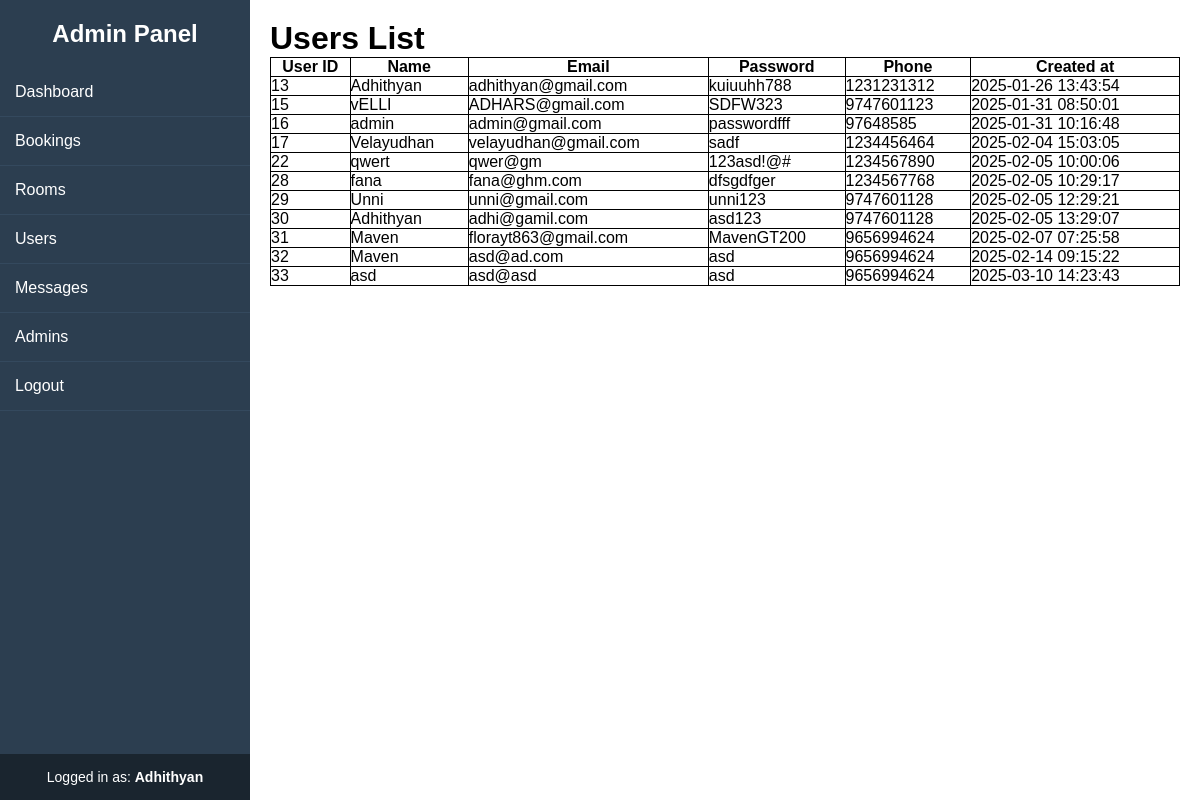
Page /admin/users.php (signed in) on the earlier database version.
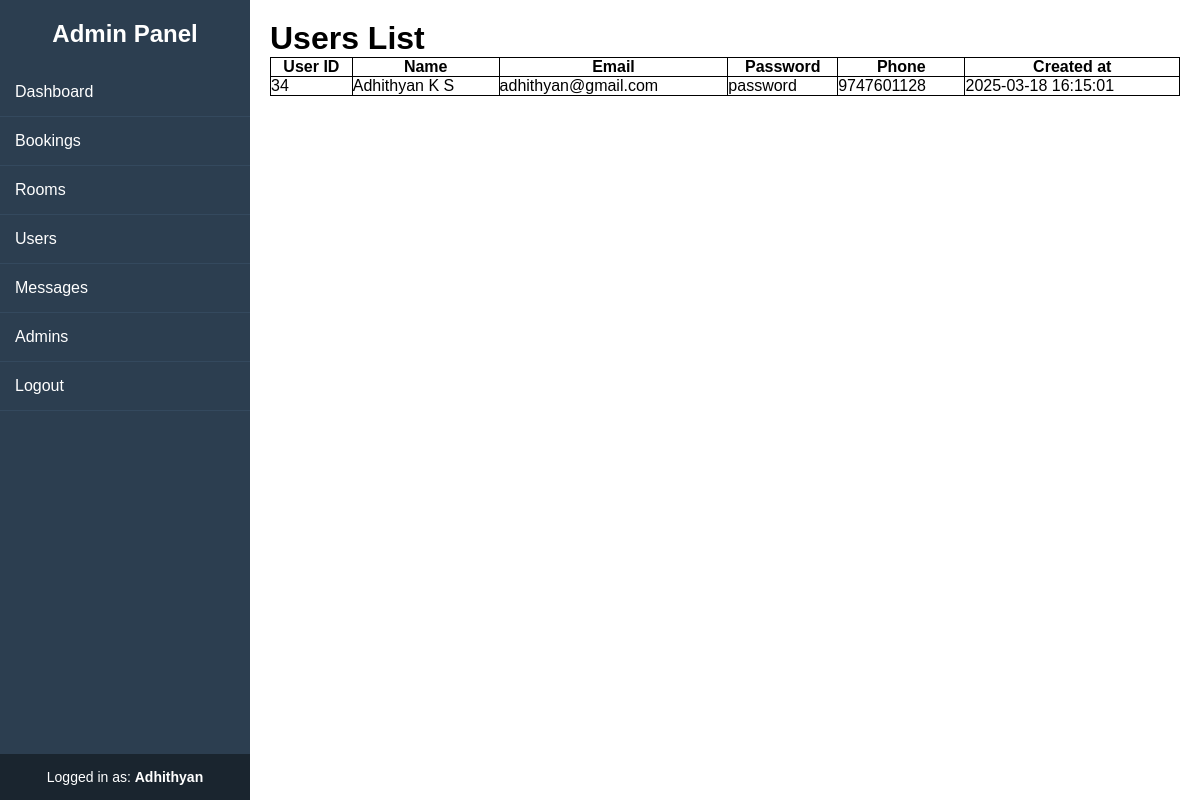
Same page on the later database version.
### tables this page shows
CREATE TABLE `users` (
  `user_id` int(11) NOT NULL,
  `name` varchar(50) NOT NULL,
  `email` varchar(50) NOT NULL,
  `password` varchar(25) NOT NULL,
  `phone` varchar(10) NOT NULL,
  `created_at` timestamp NOT NULL DEFAULT current_timestamp() ON UPDATE current_timestamp()
);

### admin/users.php (the view, shortened to what this page needs)
<?php include '../includes/config.php'; ?>
<!DOCTYPE html>
<html lang="en">
<head>
    <link rel="stylesheet" href="../css/sidebar.css">
</head>
<body>
    <?php include 'inc/sidebar.php'; ?>
    <div class="content">
        <h1>Users List</h1>
        <?php
        $query = "SELECT * FROM users";
        $result = $conn->query($query);
        echo "<table><tr><th>User ID</th><th>Name</th><th>Email</th><th>Password</th><th>Phone</th><th>Created at</th></tr>";
        while ($row = mysqli_fetch_assoc($result)) {
            echo "<tr><td>" . $row['user_id'] . "</td>";
            echo "<td>" . $row['name'] . "</td>";
            echo "<td> " . $row['email'] . "</td>";
            echo "<td>" . $row['password'] . "</td>";
            echo "<td>" . $row['phone'] . "</td>";
            echo "<td>" . $row['created_at'] . "</td></tr>";
        }
        echo "</table>";
        ?>
    </div>
</body>
</html>

Differences in the rows shown:
removed users: user_id "13", name "Adhithyan", email "adhithyan@gmail.com", password "kuiuuhh788", phone "1231231312", created_at "2025-01-26 13:43:54"
removed users: user_id "15", name "vELLI", email "ADHARS@gmail.com", password "SDFW323", phone "9747601123", created_at "2025-01-31 08:50:01"
removed users: user_id "16", name "admin", email "admin@gmail.com", password "passwordfff", phone "97648585", created_at "2025-01-31 10:16:48"
removed users: user_id "17", name "Velayudhan", email "velayudhan@gmail.com", password "sadf", phone "1234456464", created_at "2025-02-04 15:03:05"
removed users: user_id "22", name "qwert", email "qwer@gm", password "123asd!@#", phone "1234567890", created_at "2025-02-05 10:00:06"
removed users: user_id "28", name "fana", email "fana@ghm.com", password "dfsgdfger", phone "1234567768", created_at "2025-02-05 10:29:17"
removed users: user_id "29", name "Unni", email "unni@gmail.com", password "unni123", phone "9747601128", created_at "2025-02-05 12:29:21"
removed users: user_id "30", name "Adhithyan", email "adhi@gamil.com", password "asd123", phone "9747601128", created_at "2025-02-05 13:29:07"
removed users: user_id "31", name "Maven", email "florayt863@gmail.com", password "MavenGT200", phone "9656994624", created_at "2025-02-07 07:25:58"
removed users: user_id "32", name "Maven", email "asd@ad.com", password "asd", phone "9656994624", created_at "2025-02-14 09:15:22"
removed users: user_id "33", name "asd", email "asd@asd", password "asd", phone "9656994624", created_at "2025-03-10 14:23:43"
added users: user_id "34", name "Adhithyan K S", email "adhithyan@gmail.com", password "password", phone "9747601128", created_at "2025-03-18 16:15:01"
